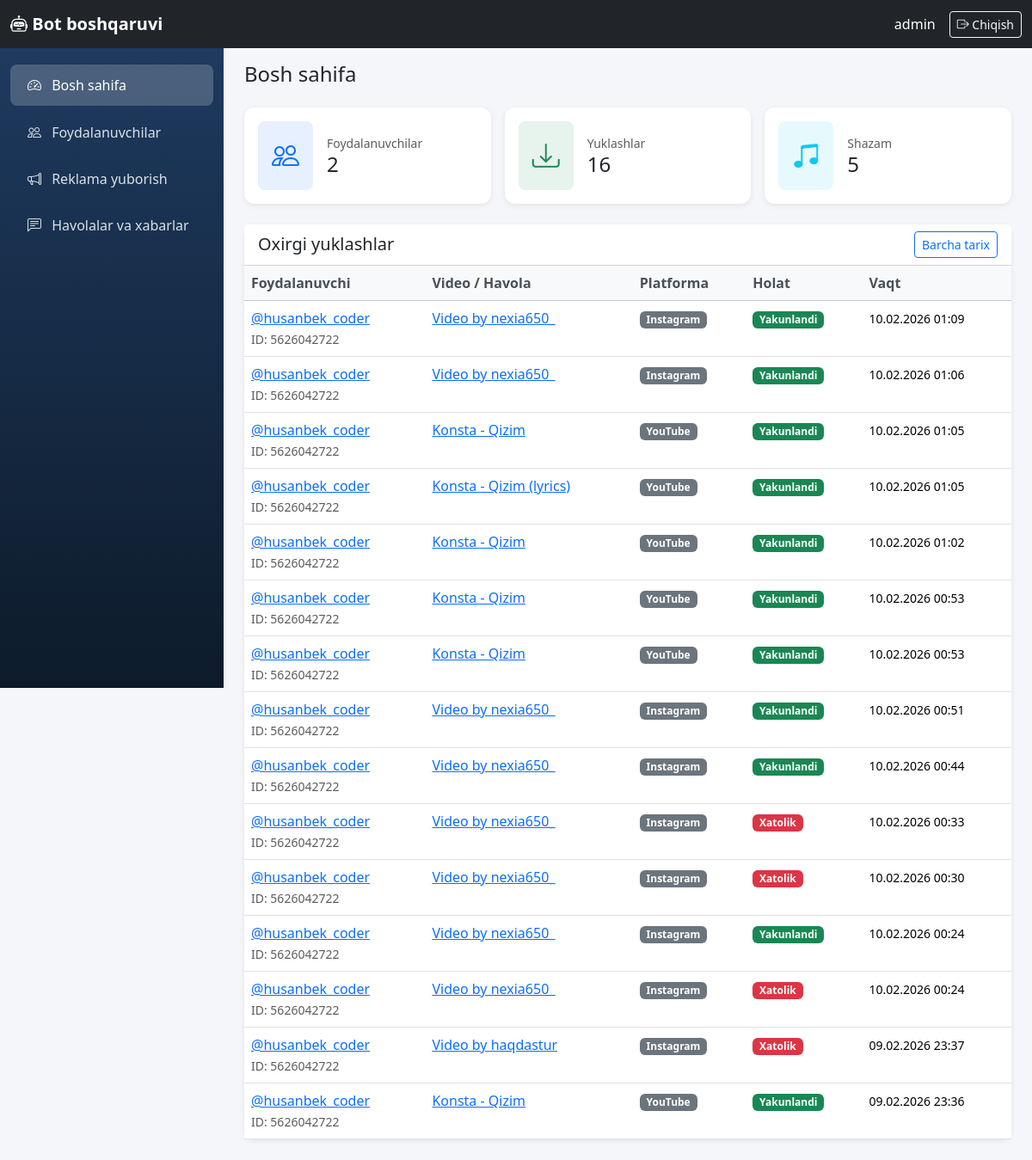
Page /boshqaruv/ (signed in) on the earlier database version.
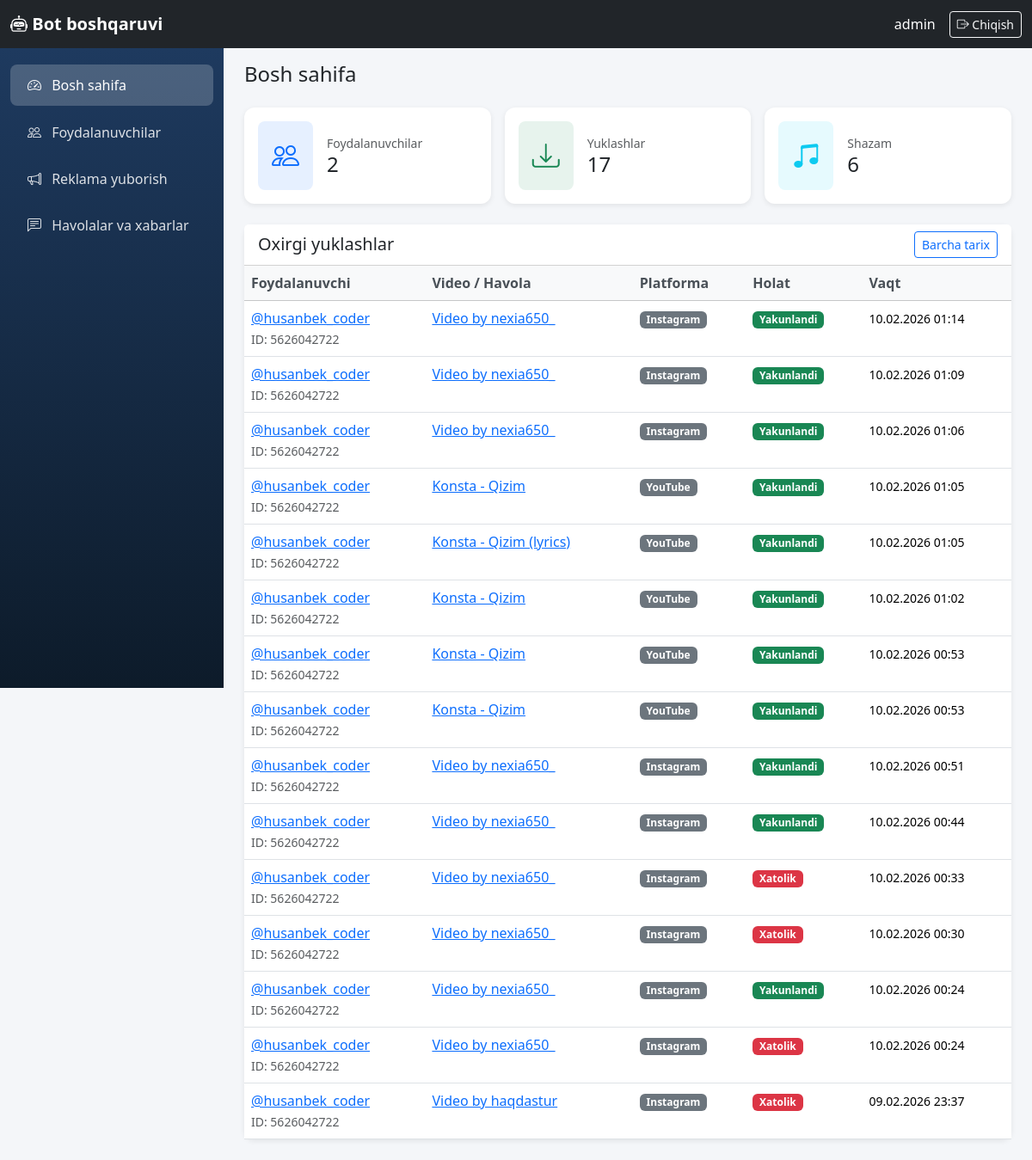
Same page on the later database version.
### core/models.py (models this page shows, shortened)
class DownloadHistory(models.Model):
    STATUS_CHOICES = [
        ('pending', 'Kutilmoqda'),
        ('processing', 'Ishlanmoqda'),
        ('completed', 'Yakunlandi'),
        ('failed', 'Xatolik'),
    ]
    PLATFORM_CHOICES = [
        ('youtube', 'YouTube'),
        ('instagram', 'Instagram'),
        ('tiktok', 'TikTok'),
        ('snapchat', 'Snapchat'),
        ('likee', 'Likee'),
        ('other', 'Boshqa'),
    ]
    user = models.ForeignKey(
        TelegramUser,
        on_delete=models.CASCADE,
        related_name='downloads',
        verbose_name='Foydalanuvchi',
    )
    video_url = models.URLField(max_length=500, verbose_name='Video havolasi')
    video_title = models.CharField(max_length=500, verbose_name='Video nomi')
    platform = models.CharField(max_length=20, choices=PLATFORM_CHOICES, default='other', verbose_name='Platforma')
    format_label = models.CharField(max_length=50, verbose_name='Format')
    status = models.CharField(max_length=20, choices=STATUS_CHOICES, default='pending', verbose_name='Holat')
    file_size = models.BigIntegerField(null=True, blank=True, verbose_name='Fayl hajmi (bayt)')
    error_message = models.TextField(blank=True, null=True, verbose_name='Xatolik xabari')
    downloaded_at = models.DateTimeField(auto_now_add=True, verbose_name='Yuklangan vaqt')
    completed_at = models.DateTimeField(null=True, blank=True, verbose_name='Yakunlangan vaqt')
    class Meta:
        verbose_name = 'Yuklash tarixi'
        verbose_name_plural = 'Yuklash tarixi'
        ordering = ['-downloaded_at']

class TelegramUser(models.Model):
    telegram_id = models.BigIntegerField(unique=True, verbose_name='Telegram ID')
    username = models.CharField(max_length=255, blank=True, null=True, verbose_name='Username')
    first_name = models.CharField(max_length=255, verbose_name='Ism')
    last_name = models.CharField(max_length=255, blank=True, null=True, verbose_name='Familiya')
    created_at = models.DateTimeField(auto_now_add=True, verbose_name='Ro\'yxatdan o\'tgan vaqt')
    last_active = models.DateTimeField(auto_now=True, verbose_name='Oxirgi faollik')
    download_count = models.PositiveIntegerField(default=0, verbose_name='Yuklashlar soni')
    is_premium = models.BooleanField(default=False, verbose_name='Premium')
    is_banned = models.BooleanField(default=False, verbose_name='Bloklangan')
    class Meta:
        verbose_name = 'Foydalanuvchi'
        verbose_name_plural = 'Foydalanuvchilar'
        ordering = ['-last_active']
    def __str__(self):
        if self.username:
            return f'@{self.username}'
        return self.first_name

### dashboard/views.py (the view)
# urls.py: path('boshqaruv/', views.home_view, name='home'),
@login_required(login_url='dashboard:login')
def home_view(request):
    total_users = TelegramUser.objects.count()
    total_downloads = DownloadHistory.objects.count()
    total_shazam = ShazamLog.objects.count()
    recent_downloads = DownloadHistory.objects.select_related('user').order_by('-downloaded_at')[:15]
    context = {
        'total_users': total_users,
        'total_downloads': total_downloads,
        'total_shazam': total_shazam,
        'recent_downloads': recent_downloads,
    }
    return render(request, 'dashboard/home.html', context)

### templates/dashboard/home.html (shortened to what this page needs)
{% extends 'dashboard/base.html' %}
{% block content %}
<h1 class="h4 mb-4">Bosh sahifa</h1>
<div class="row g-3 mb-4">
    <div class="col-md-4">
        <div class="card stat-card h-100">
            <div class="card-body d-flex align-items-center">
                <div class="rounded-3 bg-primary bg-opacity-10 p-3 me-3">
                    <i class="bi bi-people text-primary" style="font-size: 2rem;"></i>
                </div>
                <div>
                    <div class="text-muted small">Foydalanuvchilar</div>
                    <div class="h4 mb-0">{{ total_users }}</div>
                </div>
            </div>
        </div>
    </div>
    <div class="col-md-4">
        <div class="card stat-card h-100">
            <div class="card-body d-flex align-items-center">
                <div class="rounded-3 bg-success bg-opacity-10 p-3 me-3">
                    <i class="bi bi-download text-success" style="font-size: 2rem;"></i>
                </div>
                <div>
                    <div class="text-muted small">Yuklashlar</div>
                    <div class="h4 mb-0">{{ total_downloads }}</div>
                </div>
            </div>
        </div>
    </div>
    <div class="col-md-4">
        <div class="card stat-card h-100">
            <div class="card-body d-flex align-items-center">
                <div class="rounded-3 bg-info bg-opacity-10 p-3 me-3">
                    <i class="bi bi-music-note-beamed text-info" style="font-size: 2rem;"></i>
                </div>
                <div>
                    <div class="text-muted small">Shazam</div>
                    <div class="h4 mb-0">{{ total_shazam }}</div>
                </div>
            </div>
        </div>
    </div>
</div>
<div class="card">
    <div class="card-header bg-white d-flex justify-content-between align-items-center">
        <h5 class="mb-0">Oxirgi yuklashlar</h5>
        <a href="{% url 'dashboard:history' %}" class="btn btn-sm btn-outline-primary">Barcha tarix</a>
    </div>
    <div class="card-body p-0">
        <div class="table-responsive">
            <table class="table table-hover mb-0">
                <thead class="table-light">
                    <tr>
                        <th>Foydalanuvchi</th>
                        <th>Video / Havola</th>
                        <th>Platforma</th>
                        <th>Holat</th>
                        <th>Vaqt</th>
                    </tr>
                </thead>
                <tbody>
                    {% for d in recent_downloads %}
                    <tr>
                        <td>
                            <a href="{% url 'dashboard:user_detail' d.user.pk %}">{{ d.user }}</a>
                            <br><small class="text-muted">ID: {{ d.user.telegram_id }}</small>
                        </td>
                        <td class="link-cell" title="{{ d.video_url }}">
                            <a href="{{ d.video_url }}" target="_blank" rel="noopener">{{ d.video_title|truncatewords:6 }}</a>
                        </td>
                        <td><span class="badge platform-badge bg-secondary">{{ d.get_platform_display }}</span></td>
                        <td>
                            {% if d.status == 'completed' %}<span class="badge bg-success">Yakunlandi</span>
                            {% elif d.status == 'failed' %}<span class="badge bg-danger">Xatolik</span>
                            {% else %}<span class="badge bg-warning text-dark">{{ d.get_status_display }}</span>{% endif %}
                        </td>
                        <td><small>{{ d.downloaded_at|date:"d.m.Y H:i" }}</small></td>
                    </tr>
                    {% empty %}
                    <tr><td colspan="5" class="text-center text-muted py-4">Hali yuklashlar yoʻq</td></tr>
                    {% endfor %}
                </tbody>
            </table>
        </div>
    </div>
</div>
{% endblock %}

Differences in the rows shown:
no longer on this page (row unchanged): DownloadHistory: user "@husanbek_coder", user.telegram_id "5626042722", video_title "Konsta - Qizim", platform "YouTube", status "Yakunlandi", downloaded_at "09.02.2026 23:36"
added DownloadHistory: user "@husanbek_coder", user.telegram_id "5626042722", video_title "Video by nexia650_", platform "Instagram", status "Yakunlandi", downloaded_at "10.02.2026 01:14"
Other differences:
{{ total_downloads }}: "16" → "17"
{{ total_shazam }}: "5" → "6"
